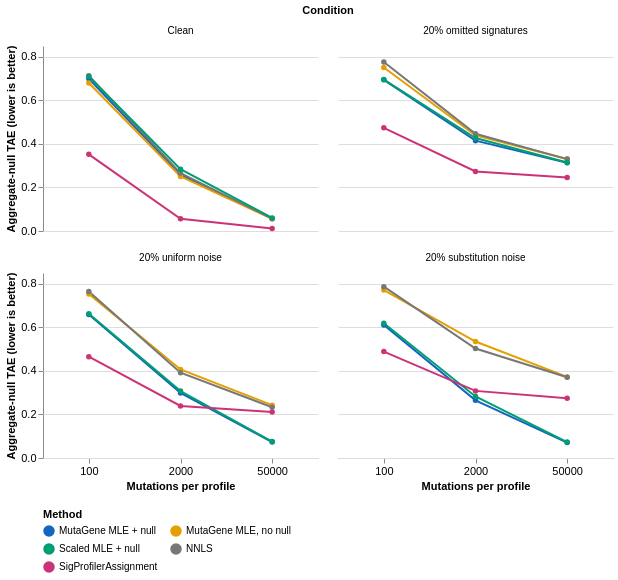

Write a Vega-Lite specification for this figure.
### Vega-Lite specification from a JSON file in a GitHub repository (floating-point values rounded to 4 significant figures)
{"$schema": "https://vega.github.io/schema/vega-lite/v5.json", "data": {"values": [{"condition": "clean", "burden": 100, "method": "mle_null", "replicate": 0.5, "sample_index": 12.0, "null_truth": 0.0, "seconds": 0.1249, "iterations": 29.44, "paper_tae": 0.4586, "known_l1": 1.334, "aggregate_null_tae": 0.6998, "false_positive_weight": 0.1749, "false_negative_weight": 0.6186, "precision": 0.5146, "recall": 0.4035, "f1": 0.4333, "null_weight": 0.06514, "known_weight": 0.9349, "null_absolute_error": 0.06514, "cosine": 0.8969, "residual_l1": 0.5555, "Method": "MutaGene MLE + null", "Condition": "Clean", "Mutations": "100"}, {"condition": "clean", "burden": 100, "method": "mle_no_null", "replicate": 0.5, "sample_index": 12.0, "null_truth": 0.0, "seconds": 0.1053, "iterations": 28.17, "paper_tae": 0.4633, "known_l1": 1.36, "aggregate_null_tae": 0.68, "false_positive_weight": 0.2013, "false_negative_weight": 0.5947, "precision": 0.5098, "recall": 0.4198, "f1": 0.44, "null_weight": 0.0, "known_weight": 1.0, "null_absolute_error": 0.0, "cosine": 0.8956, "residual_l1": 0.5577, "Method": "MutaGene MLE, no null", "Condition": "Clean", "Mutations": "100"}, {"condition": "clean", "burden": 100, "method": "nnls", "replicate": 0.5, "sample_index": 12.0, "null_truth": 0.0, "seconds": 0.000294, "iterations": null, "paper_tae": 0.4891, "known_l1": 1.427, "aggregate_null_tae": 0.7137, "false_positive_weight": 0.2467, "false_negative_weight": 0.594, "precision": 0.4489, "recall": 0.4254, "f1": 0.4188, "null_weight": 0.0, "known_weight": 1.055, "null_absolute_error": 0.0, "cosine": 0.9028, "residual_l1": 0.5492, "Method": "NNLS", "Condition": "Clean", "Mutations": "100"}, {"condition": "clean", "burden": 100, "method": "mle_scaled_null", "replicate": 0.5, "sample_index": 12.0, "null_truth": 0.0, "seconds": 0.04225, "iterations": 9.45, "paper_tae": 0.4571, "known_l1": 1.353, "aggregate_null_tae": 0.7102, "false_positive_weight": 0.1635, "false_negative_weight": 0.6157, "precision": 0.5168, "recall": 0.4041, "f1": 0.4341, "null_weight": 0.06712, "known_weight": 0.9329, "null_absolute_error": 0.06712, "cosine": 0.8977, "residual_l1": 0.5561, "Method": "Scaled MLE + null", "Condition": "Clean", "Mutations": "100"}, {"condition": "out_of_reference_20", "burden": 100, "method": "mle_null", "replicate": 0.5, "sample_index": 12.0, "null_truth": 0.2, "seconds": 0.1322, "iterations": 31.15, "paper_tae": 0.4969, "known_l1": 1.259, "aggregate_null_tae": 0.6945, "false_positive_weight": 0.1834, "false_negative_weight": 0.5288, "precision": 0.4713, "recall": 0.3583, "f1": 0.3867, "null_weight": 0.07477, "known_weight": 0.9252, "null_absolute_error": 0.1304, "cosine": 0.8943, "residual_l1": 0.5651, "Method": "MutaGene MLE + null", "Condition": "20% omitted signatures", "Mutations": "100"}, {"condition": "out_of_reference_20", "burden": 100, "method": "mle_no_null", "replicate": 0.5, "sample_index": 12.0, "null_truth": 0.2, "seconds": 0.1121, "iterations": 29.88, "paper_tae": 0.5091, "known_l1": 1.303, "aggregate_null_tae": 0.7514, "false_positive_weight": 0.22, "false_negative_weight": 0.5158, "precision": 0.4448, "recall": 0.376, "f1": 0.388, "null_weight": 0.0, "known_weight": 1.0, "null_absolute_error": 0.2, "cosine": 0.8927, "residual_l1": 0.5679, "Method": "MutaGene MLE, no null", "Condition": "20% omitted signatures", "Mutations": "100"}, {"condition": "out_of_reference_20", "burden": 100, "method": "nnls", "replicate": 0.5, "sample_index": 12.0, "null_truth": 0.2, "seconds": 0.0003152, "iterations": null, "paper_tae": 0.5284, "known_l1": 1.352, "aggregate_null_tae": 0.7762, "false_positive_weight": 0.2542, "false_negative_weight": 0.5093, "precision": 0.4087, "recall": 0.3773, "f1": 0.373, "null_weight": 0.0, "known_weight": 1.048, "null_absolute_error": 0.2, "cosine": 0.8998, "residual_l1": 0.5562, "Method": "NNLS", "Condition": "20% omitted signatures", "Mutations": "100"}, {"condition": "out_of_reference_20", "burden": 100, "method": "mle_scaled_null", "replicate": 0.5, "sample_index": 12.0, "null_truth": 0.2, "seconds": 0.04455, "iterations": 10.02, "paper_tae": 0.4904, "known_l1": 1.263, "aggregate_null_tae": 0.6956, "false_positive_weight": 0.1678, "false_negative_weight": 0.5319, "precision": 0.4825, "recall": 0.3578, "f1": 0.3899, "null_weight": 0.07583, "known_weight": 0.9242, "null_absolute_error": 0.1284, "cosine": 0.8951, "residual_l1": 0.5654, "Method": "Scaled MLE + null", "Condition": "20% omitted signatures", "Mutations": "100"}, {"condition": "uniform_20", "burden": 100, "method": "mle_null", "replicate": 0.5, "sample_index": 12.0, "null_truth": 0.2, "seconds": 0.1327, "iterations": 31.38, "paper_tae": 0.3917, "known_l1": 1.222, "aggregate_null_tae": 0.6594, "false_positive_weight": 0.1699, "false_negative_weight": 0.5295, "precision": 0.4842, "recall": 0.3524, "f1": 0.39, "null_weight": 0.115, "known_weight": 0.885, "null_absolute_error": 0.09717, "cosine": 0.8866, "residual_l1": 0.5781, "Method": "MutaGene MLE + null", "Condition": "20% uniform noise", "Mutations": "100"}, {"condition": "uniform_20", "burden": 100, "method": "mle_no_null", "replicate": 0.5, "sample_index": 12.0, "null_truth": 0.2, "seconds": 0.1139, "iterations": 30.68, "paper_tae": 0.4199, "known_l1": 1.308, "aggregate_null_tae": 0.754, "false_positive_weight": 0.2385, "false_negative_weight": 0.5055, "precision": 0.4355, "recall": 0.3779, "f1": 0.3865, "null_weight": 0.0, "known_weight": 1.0, "null_absolute_error": 0.2, "cosine": 0.8832, "residual_l1": 0.5842, "Method": "MutaGene MLE, no null", "Condition": "20% uniform noise", "Mutations": "100"}, {"condition": "uniform_20", "burden": 100, "method": "nnls", "replicate": 0.5, "sample_index": 12.0, "null_truth": 0.2, "seconds": 0.0003178, "iterations": null, "paper_tae": 0.4298, "known_l1": 1.331, "aggregate_null_tae": 0.7654, "false_positive_weight": 0.2545, "false_negative_weight": 0.5051, "precision": 0.409, "recall": 0.3708, "f1": 0.3704, "null_weight": 0.0, "known_weight": 1.024, "null_absolute_error": 0.2, "cosine": 0.8902, "residual_l1": 0.5697, "Method": "NNLS", "Condition": "20% uniform noise", "Mutations": "100"}, {"condition": "uniform_20", "burden": 100, "method": "mle_scaled_null", "replicate": 0.5, "sample_index": 12.0, "null_truth": 0.2, "seconds": 0.04336, "iterations": 9.8, "paper_tae": 0.3866, "known_l1": 1.231, "aggregate_null_tae": 0.663, "false_positive_weight": 0.1535, "false_negative_weight": 0.5381, "precision": 0.4888, "recall": 0.3432, "f1": 0.3848, "null_weight": 0.1161, "known_weight": 0.8839, "null_absolute_error": 0.09536, "cosine": 0.8874, "residual_l1": 0.5786, "Method": "Scaled MLE + null", "Condition": "20% uniform noise", "Mutations": "100"}, {"condition": "substitution_noise_20", "burden": 100, "method": "mle_null", "replicate": 0.5, "sample_index": 12.0, "null_truth": 0.2, "seconds": 0.1286, "iterations": 29.73, "paper_tae": 0.3808, "known_l1": 1.159, "aggregate_null_tae": 0.6108, "false_positive_weight": 0.1421, "false_negative_weight": 0.5395, "precision": 0.5144, "recall": 0.3432, "f1": 0.3927, "null_weight": 0.1924, "known_weight": 0.8076, "null_absolute_error": 0.06219, "cosine": 0.8795, "residual_l1": 0.5826, "Method": "MutaGene MLE + null", "Condition": "20% substitution noise", "Mutations": "100"}, {"condition": "substitution_noise_20", "burden": 100, "method": "mle_no_null", "replicate": 0.5, "sample_index": 12.0, "null_truth": 0.2, "seconds": 0.1022, "iterations": 27.18, "paper_tae": 0.4904, "known_l1": 1.344, "aggregate_null_tae": 0.7718, "false_positive_weight": 0.3681, "false_negative_weight": 0.5358, "precision": 0.3511, "recall": 0.3488, "f1": 0.3389, "null_weight": 0.0, "known_weight": 1.0, "null_absolute_error": 0.2, "cosine": 0.8719, "residual_l1": 0.611, "Method": "MutaGene MLE, no null", "Condition": "20% substitution noise", "Mutations": "100"}, {"condition": "substitution_noise_20", "burden": 100, "method": "nnls", "replicate": 0.5, "sample_index": 12.0, "null_truth": 0.2, "seconds": 0.0002875, "iterations": null, "paper_tae": 0.4945, "known_l1": 1.375, "aggregate_null_tae": 0.7873, "false_positive_weight": 0.3742, "false_negative_weight": 0.5254, "precision": 0.3346, "recall": 0.3575, "f1": 0.3315, "null_weight": 0.0, "known_weight": 1.034, "null_absolute_error": 0.2, "cosine": 0.8782, "residual_l1": 0.6008, "Method": "NNLS", "Condition": "20% substitution noise", "Mutations": "100"}, {"condition": "substitution_noise_20", "burden": 100, "method": "mle_scaled_null", "replicate": 0.5, "sample_index": 12.0, "null_truth": 0.2, "seconds": 0.04181, "iterations": 9.162, "paper_tae": 0.3801, "known_l1": 1.178, "aggregate_null_tae": 0.6191, "false_positive_weight": 0.1348, "false_negative_weight": 0.5422, "precision": 0.5023, "recall": 0.3383, "f1": 0.3853, "null_weight": 0.1866, "known_weight": 0.8134, "null_absolute_error": 0.06064, "cosine": 0.8804, "residual_l1": 0.5834, "Method": "Scaled MLE + null", "Condition": "20% substitution noise", "Mutations": "100"}, {"condition": "clean", "burden": 2000, "method": "mle_null", "replicate": 0.5, "sample_index": 12.0, "null_truth": 0.0, "seconds": 0.2372, "iterations": 50.8, "paper_tae": 0.2384, "known_l1": 0.4967, "aggregate_null_tae": 0.259, "false_positive_weight": 0.2059, "false_negative_weight": 0.03076, "precision": 0.2619, "recall": 0.9308, "f1": 0.3921, "null_weight": 0.02127, "known_weight": 0.9787, "null_absolute_error": 0.02127, "cosine": 0.9933, "residual_l1": 0.1218, "Method": "MutaGene MLE + null", "Condition": "Clean", "Mutations": "2000"}, {"condition": "clean", "burden": 2000, "method": "mle_no_null", "replicate": 0.5, "sample_index": 12.0, "null_truth": 0.0, "seconds": 0.2017, "iterations": 49.01, "paper_tae": 0.2405, "known_l1": 0.5012, "aggregate_null_tae": 0.2506, "false_positive_weight": 0.2186, "false_negative_weight": 0.0299, "precision": 0.2499, "recall": 0.9336, "f1": 0.38, "null_weight": 0.0, "known_weight": 1.0, "null_absolute_error": 0.0, "cosine": 0.9932, "residual_l1": 0.1227, "Method": "MutaGene MLE, no null", "Condition": "Clean", "Mutations": "2000"}, {"condition": "clean", "burden": 2000, "method": "nnls", "replicate": 0.5, "sample_index": 12.0, "null_truth": 0.0, "seconds": 0.0004427, "iterations": null, "paper_tae": 0.2566, "known_l1": 0.5318, "aggregate_null_tae": 0.2659, "false_positive_weight": 0.2385, "false_negative_weight": 0.03673, "precision": 0.2446, "recall": 0.9258, "f1": 0.3748, "null_weight": 0.0, "known_weight": 1.007, "null_absolute_error": 0.0, "cosine": 0.9937, "residual_l1": 0.1199, "Method": "NNLS", "Condition": "Clean", "Mutations": "2000"}, {"condition": "clean", "burden": 2000, "method": "mle_scaled_null", "replicate": 0.5, "sample_index": 12.0, "null_truth": 0.0, "seconds": 0.03039, "iterations": 6.25, "paper_tae": 0.2611, "known_l1": 0.5447, "aggregate_null_tae": 0.2839, "false_positive_weight": 0.2277, "false_negative_weight": 0.03781, "precision": 0.2452, "recall": 0.9246, "f1": 0.3735, "null_weight": 0.02296, "known_weight": 0.977, "null_absolute_error": 0.02296, "cosine": 0.9935, "residual_l1": 0.1214, "Method": "Scaled MLE + null", "Condition": "Clean", "Mutations": "2000"}, {"condition": "out_of_reference_20", "burden": 2000, "method": "mle_null", "replicate": 0.5, "sample_index": 12.0, "null_truth": 0.2, "seconds": 0.2477, "iterations": 53.42, "paper_tae": 0.423, "known_l1": 0.6633, "aggregate_null_tae": 0.4151, "false_positive_weight": 0.3761, "false_negative_weight": 0.05617, "precision": 0.189, "recall": 0.8988, "f1": 0.3067, "null_weight": 0.03325, "known_weight": 0.9667, "null_absolute_error": 0.1669, "cosine": 0.988, "residual_l1": 0.145, "Method": "MutaGene MLE + null", "Condition": "20% omitted signatures", "Mutations": "2000"}, {"condition": "out_of_reference_20", "burden": 2000, "method": "mle_no_null", "replicate": 0.5, "sample_index": 12.0, "null_truth": 0.2, "seconds": 0.2185, "iterations": 53.06, "paper_tae": 0.4309, "known_l1": 0.6793, "aggregate_null_tae": 0.4397, "false_positive_weight": 0.3999, "false_negative_weight": 0.05588, "precision": 0.185, "recall": 0.9001, "f1": 0.3013, "null_weight": 0.0, "known_weight": 1.0, "null_absolute_error": 0.2, "cosine": 0.9878, "residual_l1": 0.1466, "Method": "MutaGene MLE, no null", "Condition": "20% omitted signatures", "Mutations": "2000"}, {"condition": "out_of_reference_20", "burden": 2000, "method": "nnls", "replicate": 0.5, "sample_index": 12.0, "null_truth": 0.2, "seconds": 0.0004578, "iterations": null, "paper_tae": 0.4392, "known_l1": 0.6938, "aggregate_null_tae": 0.4469, "false_positive_weight": 0.4114, "false_negative_weight": 0.05787, "precision": 0.1883, "recall": 0.8987, "f1": 0.3054, "null_weight": 0.0, "known_weight": 1.008, "null_absolute_error": 0.2, "cosine": 0.9887, "residual_l1": 0.1445, "Method": "NNLS", "Condition": "20% omitted signatures", "Mutations": "2000"}, {"condition": "out_of_reference_20", "burden": 2000, "method": "mle_scaled_null", "replicate": 0.5, "sample_index": 12.0, "null_truth": 0.2, "seconds": 0.0338, "iterations": 7.265, "paper_tae": 0.4341, "known_l1": 0.6893, "aggregate_null_tae": 0.4273, "false_positive_weight": 0.3858, "false_negative_weight": 0.05376, "precision": 0.1855, "recall": 0.9015, "f1": 0.302, "null_weight": 0.0348, "known_weight": 0.9652, "null_absolute_error": 0.1652, "cosine": 0.9883, "residual_l1": 0.1455, "Method": "Scaled MLE + null", "Condition": "20% omitted signatures", "Mutations": "2000"}, {"condition": "uniform_20", "burden": 2000, "method": "mle_null", "replicate": 0.5, "sample_index": 12.0, "null_truth": 0.2, "seconds": 0.244, "iterations": 50.63, "paper_tae": 0.2508, "known_l1": 0.5227, "aggregate_null_tae": 0.2988, "false_positive_weight": 0.2645, "false_negative_weight": 0.03842, "precision": 0.219, "recall": 0.9136, "f1": 0.3458, "null_weight": 0.1269, "known_weight": 0.8731, "null_absolute_error": 0.07495, "cosine": 0.9925, "residual_l1": 0.1218, "Method": "MutaGene MLE + null", "Condition": "20% uniform noise", "Mutations": "2000"}, {"condition": "uniform_20", "burden": 2000, "method": "mle_no_null", "replicate": 0.5, "sample_index": 12.0, "null_truth": 0.2, "seconds": 0.2629, "iterations": 62.0, "paper_tae": 0.2959, "known_l1": 0.6136, "aggregate_null_tae": 0.4068, "false_positive_weight": 0.3717, "false_negative_weight": 0.02554, "precision": 0.1914, "recall": 0.93, "f1": 0.3125, "null_weight": 0.0, "known_weight": 1.0, "null_absolute_error": 0.2, "cosine": 0.9911, "residual_l1": 0.1356, "Method": "MutaGene MLE, no null", "Condition": "20% uniform noise", "Mutations": "2000"}, {"condition": "uniform_20", "burden": 2000, "method": "nnls", "replicate": 0.5, "sample_index": 12.0, "null_truth": 0.2, "seconds": 0.0004796, "iterations": null, "paper_tae": 0.2812, "known_l1": 0.5843, "aggregate_null_tae": 0.3921, "false_positive_weight": 0.347, "false_negative_weight": 0.03425, "precision": 0.1899, "recall": 0.923, "f1": 0.3101, "null_weight": 0.0, "known_weight": 0.9846, "null_absolute_error": 0.2, "cosine": 0.9918, "residual_l1": 0.1303, "Method": "NNLS", "Condition": "20% uniform noise", "Mutations": "2000"}, {"condition": "uniform_20", "burden": 2000, "method": "mle_scaled_null", "replicate": 0.5, "sample_index": 12.0, "null_truth": 0.2, "seconds": 0.03469, "iterations": 7.29, "paper_tae": 0.2576, "known_l1": 0.5388, "aggregate_null_tae": 0.3076, "false_positive_weight": 0.2719, "false_negative_weight": 0.03779, "precision": 0.2125, "recall": 0.9174, "f1": 0.3385, "null_weight": 0.1247, "known_weight": 0.8753, "null_absolute_error": 0.07637, "cosine": 0.9927, "residual_l1": 0.1213, "Method": "Scaled MLE + null", "Condition": "20% uniform noise", "Mutations": "2000"}, {"condition": "substitution_noise_20", "burden": 2000, "method": "mle_null", "replicate": 0.5, "sample_index": 12.0, "null_truth": 0.2, "seconds": 0.244, "iterations": 51.88, "paper_tae": 0.2332, "known_l1": 0.4866, "aggregate_null_tae": 0.2648, "false_positive_weight": 0.2299, "false_negative_weight": 0.03621, "precision": 0.2372, "recall": 0.9235, "f1": 0.3693, "null_weight": 0.1617, "known_weight": 0.8383, "null_absolute_error": 0.04312, "cosine": 0.9919, "residual_l1": 0.1259, "Method": "MutaGene MLE + null", "Condition": "20% substitution noise", "Mutations": "2000"}, {"condition": "substitution_noise_20", "burden": 2000, "method": "mle_no_null", "replicate": 0.5, "sample_index": 12.0, "null_truth": 0.2, "seconds": 0.2265, "iterations": 55.97, "paper_tae": 0.426, "known_l1": 0.8701, "aggregate_null_tae": 0.535, "false_positive_weight": 0.5063, "false_negative_weight": 0.0826, "precision": 0.2365, "recall": 0.8645, "f1": 0.3574, "null_weight": 0.0, "known_weight": 1.0, "null_absolute_error": 0.2, "cosine": 0.987, "residual_l1": 0.1574, "Method": "MutaGene MLE, no null", "Condition": "20% substitution noise", "Mutations": "2000"}, {"condition": "substitution_noise_20", "burden": 2000, "method": "nnls", "replicate": 0.5, "sample_index": 12.0, "null_truth": 0.2, "seconds": 0.0004102, "iterations": null, "paper_tae": 0.3944, "known_l1": 0.806, "aggregate_null_tae": 0.503, "false_positive_weight": 0.4684, "false_negative_weight": 0.07484, "precision": 0.2335, "recall": 0.8794, "f1": 0.3573, "null_weight": 0.0, "known_weight": 0.9886, "null_absolute_error": 0.2, "cosine": 0.988, "residual_l1": 0.1512, "Method": "NNLS", "Condition": "20% substitution noise", "Mutations": "2000"}, {"condition": "substitution_noise_20", "burden": 2000, "method": "mle_scaled_null", "replicate": 0.5, "sample_index": 12.0, "null_truth": 0.2, "seconds": 0.0298, "iterations": 6.228, "paper_tae": 0.248, "known_l1": 0.5194, "aggregate_null_tae": 0.2827, "false_positive_weight": 0.2447, "false_negative_weight": 0.03857, "precision": 0.2297, "recall": 0.9182, "f1": 0.3595, "null_weight": 0.1586, "known_weight": 0.8414, "null_absolute_error": 0.0459, "cosine": 0.9921, "residual_l1": 0.1255, "Method": "Scaled MLE + null", "Condition": "20% substitution noise", "Mutations": "2000"}, {"condition": "clean", "burden": 50000, "method": "mle_null", "replicate": 0.5, "sample_index": 12.0, "null_truth": 0.0, "seconds": 0.4052, "iterations": 88.67, "paper_tae": 0.05566, "known_l1": 0.1115, "aggregate_null_tae": 0.05802, "false_positive_weight": 0.05087, "false_negative_weight": 0.001054, "precision": 0.188, "recall": 0.9928, "f1": 0.3104, "null_weight": 0.004488, "known_weight": 0.9955, "null_absolute_error": 0.004488, "cosine": 0.9997, "residual_l1": 0.024, "Method": "MutaGene MLE + null", "Condition": "Clean", "Mutations": "50000"}, {"condition": "clean", "burden": 50000, "method": "mle_no_null", "replicate": 0.5, "sample_index": 12.0, "null_truth": 0.0, "seconds": 0.3157, "iterations": 78.37, "paper_tae": 0.05587, "known_l1": 0.112, "aggregate_null_tae": 0.05599, "false_positive_weight": 0.05325, "false_negative_weight": 0.001163, "precision": 0.1806, "recall": 0.9922, "f1": 0.3002, "null_weight": 0.0, "known_weight": 1.0, "null_absolute_error": 0.0, "cosine": 0.9997, "residual_l1": 0.02414, "Method": "MutaGene MLE, no null", "Condition": "Clean", "Mutations": "50000"}, {"condition": "clean", "burden": 50000, "method": "nnls", "replicate": 0.5, "sample_index": 12.0, "null_truth": 0.0, "seconds": 0.0005269, "iterations": null, "paper_tae": 0.05665, "known_l1": 0.1135, "aggregate_null_tae": 0.05677, "false_positive_weight": 0.05449, "false_negative_weight": 0.001163, "precision": 0.1823, "recall": 0.9922, "f1": 0.3023, "null_weight": 0.0, "known_weight": 1.001, "null_absolute_error": 0.0, "cosine": 0.9997, "residual_l1": 0.02393, "Method": "NNLS", "Condition": "Clean", "Mutations": "50000"}, {"condition": "clean", "burden": 50000, "method": "mle_scaled_null", "replicate": 0.5, "sample_index": 12.0, "null_truth": 0.0, "seconds": 0.01858, "iterations": 3.362, "paper_tae": 0.05744, "known_l1": 0.1152, "aggregate_null_tae": 0.06008, "false_positive_weight": 0.0525, "false_negative_weight": 0.0008041, "precision": 0.1739, "recall": 0.9951, "f1": 0.2912, "null_weight": 0.004924, "known_weight": 0.9951, "null_absolute_error": 0.004924, "cosine": 0.9997, "residual_l1": 0.02415, "Method": "Scaled MLE + null", "Condition": "Clean", "Mutations": "50000"}, {"condition": "out_of_reference_20", "burden": 50000, "method": "mle_null", "replicate": 0.5, "sample_index": 12.0, "null_truth": 0.2, "seconds": 0.3325, "iterations": 75.76, "paper_tae": 0.3254, "known_l1": 0.4509, "aggregate_null_tae": 0.3132, "false_positive_weight": 0.2951, "false_negative_weight": 0.0115, "precision": 0.1574, "recall": 0.9658, "f1": 0.2664, "null_weight": 0.02455, "known_weight": 0.9754, "null_absolute_error": 0.1754, "cosine": 0.9945, "residual_l1": 0.07733, "Method": "MutaGene MLE + null", "Condition": "20% omitted signatures", "Mutations": "50000"}, {"condition": "out_of_reference_20", "burden": 50000, "method": "mle_no_null", "replicate": 0.5, "sample_index": 12.0, "null_truth": 0.2, "seconds": 0.2496, "iterations": 64.41, "paper_tae": 0.3307, "known_l1": 0.4615, "aggregate_null_tae": 0.3308, "false_positive_weight": 0.3107, "false_negative_weight": 0.01217, "precision": 0.1527, "recall": 0.9654, "f1": 0.2595, "null_weight": 0.0, "known_weight": 0.9993, "null_absolute_error": 0.2, "cosine": 0.9944, "residual_l1": 0.07761, "Method": "MutaGene MLE, no null", "Condition": "20% omitted signatures", "Mutations": "50000"}, {"condition": "out_of_reference_20", "burden": 50000, "method": "nnls", "replicate": 0.5, "sample_index": 12.0, "null_truth": 0.2, "seconds": 0.0004826, "iterations": null, "paper_tae": 0.3304, "known_l1": 0.4608, "aggregate_null_tae": 0.3304, "false_positive_weight": 0.3121, "false_negative_weight": 0.01217, "precision": 0.1532, "recall": 0.9654, "f1": 0.2602, "null_weight": 0.0, "known_weight": 1.004, "null_absolute_error": 0.2, "cosine": 0.9944, "residual_l1": 0.07704, "Method": "NNLS", "Condition": "20% omitted signatures", "Mutations": "50000"}, {"condition": "out_of_reference_20", "burden": 50000, "method": "mle_scaled_null", "replicate": 0.5, "sample_index": 12.0, "null_truth": 0.2, "seconds": 0.0281, "iterations": 6.13, "paper_tae": 0.328, "known_l1": 0.4562, "aggregate_null_tae": 0.3144, "false_positive_weight": 0.297, "false_negative_weight": 0.008667, "precision": 0.1355, "recall": 0.9708, "f1": 0.2342, "null_weight": 0.02752, "known_weight": 0.9725, "null_absolute_error": 0.1725, "cosine": 0.9942, "residual_l1": 0.0761, "Method": "Scaled MLE + null", "Condition": "20% omitted signatures", "Mutations": "50000"}, {"condition": "uniform_20", "burden": 50000, "method": "mle_null", "replicate": 0.5, "sample_index": 12.0, "null_truth": 0.2, "seconds": 0.5042, "iterations": 108.3, "paper_tae": 0.05798, "known_l1": 0.1162, "aggregate_null_tae": 0.0733, "false_positive_weight": 0.06821, "false_negative_weight": 0.0006755, "precision": 0.1646, "recall": 0.9932, "f1": 0.2786, "null_weight": 0.1704, "known_weight": 0.8296, "null_absolute_error": 0.0304, "cosine": 0.9997, "residual_l1": 0.02381, "Method": "MutaGene MLE + null", "Condition": "20% uniform noise", "Mutations": "50000"}, {"condition": "uniform_20", "burden": 50000, "method": "mle_no_null", "replicate": 0.5, "sample_index": 12.0, "null_truth": 0.2, "seconds": 0.1441, "iterations": 35.95, "paper_tae": 0.1428, "known_l1": 0.286, "aggregate_null_tae": 0.243, "false_positive_weight": 0.2297, "false_negative_weight": 0.000512, "precision": 0.1379, "recall": 0.993, "f1": 0.2393, "null_weight": 0.0, "known_weight": 0.9899, "null_absolute_error": 0.2, "cosine": 0.9987, "residual_l1": 0.05379, "Method": "MutaGene MLE, no null", "Condition": "20% uniform noise", "Mutations": "50000"}, {"condition": "uniform_20", "burden": 50000, "method": "nnls", "replicate": 0.5, "sample_index": 12.0, "null_truth": 0.2, "seconds": 0.0005509, "iterations": null, "paper_tae": 0.1331, "known_l1": 0.2662, "aggregate_null_tae": 0.2331, "false_positive_weight": 0.2169, "false_negative_weight": 0.000508, "precision": 0.139, "recall": 0.9935, "f1": 0.241, "null_weight": 0.0, "known_weight": 0.9828, "null_absolute_error": 0.2, "cosine": 0.9988, "residual_l1": 0.05157, "Method": "NNLS", "Condition": "20% uniform noise", "Mutations": "50000"}, {"condition": "uniform_20", "burden": 50000, "method": "mle_scaled_null", "replicate": 0.5, "sample_index": 12.0, "null_truth": 0.2, "seconds": 0.01886, "iterations": 3.625, "paper_tae": 0.05908, "known_l1": 0.1185, "aggregate_null_tae": 0.07552, "false_positive_weight": 0.07022, "false_negative_weight": 0.0008034, "precision": 0.157, "recall": 0.9931, "f1": 0.2677, "null_weight": 0.1682, "known_weight": 0.8318, "null_absolute_error": 0.03258, "cosine": 0.9997, "residual_l1": 0.0238, "Method": "Scaled MLE + null", "Condition": "20% uniform noise", "Mutations": "50000"}, {"condition": "substitution_noise_20", "burden": 50000, "method": "mle_null", "replicate": 0.5, "sample_index": 12.0, "null_truth": 0.2, "seconds": 0.5032, "iterations": 108.9, "paper_tae": 0.0571, "known_l1": 0.1144, "aggregate_null_tae": 0.0709, "false_positive_weight": 0.0659, "false_negative_weight": 0.0004273, "precision": 0.1667, "recall": 0.9933, "f1": 0.2815, "null_weight": 0.1731, "known_weight": 0.8269, "null_absolute_error": 0.02737, "cosine": 0.9997, "residual_l1": 0.02403, "Method": "MutaGene MLE + null", "Condition": "20% substitution noise", "Mutations": "50000"}, {"condition": "substitution_noise_20", "burden": 50000, "method": "mle_no_null", "replicate": 0.5, "sample_index": 12.0, "null_truth": 0.2, "seconds": 0.1092, "iterations": 29.38, "paper_tae": 0.2725, "known_l1": 0.5451, "aggregate_null_tae": 0.3725, "false_positive_weight": 0.3629, "false_negative_weight": 0.01116, "precision": 0.1681, "recall": 0.9634, "f1": 0.2791, "null_weight": 0.0, "known_weight": 0.9907, "null_absolute_error": 0.2, "cosine": 0.9956, "residual_l1": 0.07464, "Method": "MutaGene MLE, no null", "Condition": "20% substitution noise", "Mutations": "50000"}, {"condition": "substitution_noise_20", "burden": 50000, "method": "nnls", "replicate": 0.5, "sample_index": 12.0, "null_truth": 0.2, "seconds": 0.0004578, "iterations": null, "paper_tae": 0.2711, "known_l1": 0.5422, "aggregate_null_tae": 0.3711, "false_positive_weight": 0.3587, "false_negative_weight": 0.01116, "precision": 0.1686, "recall": 0.9634, "f1": 0.28, "null_weight": 0.0, "known_weight": 0.9835, "null_absolute_error": 0.2, "cosine": 0.9957, "residual_l1": 0.07243, "Method": "NNLS", "Condition": "20% substitution noise", "Mutations": "50000"}, {"condition": "substitution_noise_20", "burden": 50000, "method": "mle_scaled_null", "replicate": 0.5, "sample_index": 12.0, "null_truth": 0.2, "seconds": 0.01818, "iterations": 3.585, "paper_tae": 0.05886, "known_l1": 0.1181, "aggregate_null_tae": 0.073, "false_positive_weight": 0.06794, "false_negative_weight": 0.0003377, "precision": 0.156, "recall": 0.9941, "f1": 0.2665, "null_weight": 0.1725, "known_weight": 0.8275, "null_absolute_error": 0.02792, "cosine": 0.9997, "residual_l1": 0.02414, "Method": "Scaled MLE + null", "Condition": "20% substitution noise", "Mutations": "50000"}, {"condition": "clean", "burden": 100, "method": "sigprofilerassignment", "replicate": 0.5, "sample_index": 12.0, "null_truth": 0.0, "seconds": 0.03336, "iterations": null, "paper_tae": 0.3468, "known_l1": 0.7044, "aggregate_null_tae": 0.3522, "false_positive_weight": 0.2055, "false_negative_weight": 0.2617, "precision": 0.6983, "recall": 0.7133, "f1": 0.6849, "null_weight": 0.0, "known_weight": 1.0, "null_absolute_error": 0.0, "cosine": 0.8638, "residual_l1": 0.6417, "Method": "SigProfilerAssignment", "Condition": "Clean", "Mutations": "100"}, {"condition": "out_of_reference_20", "burden": 100, "method": "sigprofilerassignment", "replicate": 0.5, "sample_index": 12.0, "null_truth": 0.2, "seconds": 0.03336, "iterations": null, "paper_tae": 0.4638, "known_l1": 0.7482, "aggregate_null_tae": 0.4741, "false_positive_weight": 0.272, "false_negative_weight": 0.2417, "precision": 0.6269, "recall": 0.6809, "f1": 0.6309, "null_weight": 0.0, "known_weight": 1.0, "null_absolute_error": 0.2, "cosine": 0.8548, "residual_l1": 0.6672, "Method": "SigProfilerAssignment", "Condition": "20% omitted signatures", "Mutations": "100"}, {"condition": "uniform_20", "burden": 100, "method": "sigprofilerassignment", "replicate": 0.5, "sample_index": 12.0, "null_truth": 0.2, "seconds": 0.03336, "iterations": null, "paper_tae": 0.3605, "known_l1": 0.7308, "aggregate_null_tae": 0.4654, "false_positive_weight": 0.2441, "false_negative_weight": 0.2404, "precision": 0.6635, "recall": 0.6731, "f1": 0.6468, "null_weight": 0.0, "known_weight": 1.0, "null_absolute_error": 0.2, "cosine": 0.8435, "residual_l1": 0.6795, "Method": "SigProfilerAssignment", "Condition": "20% uniform noise", "Mutations": "100"}, {"condition": "substitution_noise_20", "burden": 100, "method": "sigprofilerassignment", "replicate": 0.5, "sample_index": 12.0, "null_truth": 0.2, "seconds": 0.03336, "iterations": null, "paper_tae": 0.3851, "known_l1": 0.7782, "aggregate_null_tae": 0.4891, "false_positive_weight": 0.3207, "false_negative_weight": 0.2518, "precision": 0.6298, "recall": 0.6573, "f1": 0.6241, "null_weight": 0.0, "known_weight": 1.0, "null_absolute_error": 0.2, "cosine": 0.8338, "residual_l1": 0.6985, "Method": "SigProfilerAssignment", "Condition": "20% substitution noise", "Mutations": "100"}, {"condition": "clean", "burden": 2000, "method": "sigprofilerassignment", "replicate": 0.5, "sample_index": 12.0, "null_truth": 0.0, "seconds": 0.03336, "iterations": null, "paper_tae": 0.05624, "known_l1": 0.1125, "aggregate_null_tae": 0.05625, "false_positive_weight": 0.002563, "false_negative_weight": 0.02788, "precision": 0.986, "recall": 0.913, "f1": 0.9403, "null_weight": 0.0, "known_weight": 1.0, "null_absolute_error": 0.0, "cosine": 0.9893, "residual_l1": 0.1544, "Method": "SigProfilerAssignment", "Condition": "Clean", "Mutations": "2000"}, {"condition": "out_of_reference_20", "burden": 2000, "method": "sigprofilerassignment", "replicate": 0.5, "sample_index": 12.0, "null_truth": 0.2, "seconds": 0.03336, "iterations": null, "paper_tae": 0.2733, "known_l1": 0.3467, "aggregate_null_tae": 0.2733, "false_positive_weight": 0.07379, "false_negative_weight": 0.05821, "precision": 0.8233, "recall": 0.8438, "f1": 0.8184, "null_weight": 0.0, "known_weight": 1.0, "null_absolute_error": 0.2, "cosine": 0.9744, "residual_l1": 0.2184, "Method": "SigProfilerAssignment", "Condition": "20% omitted signatures", "Mutations": "2000"}, {"condition": "uniform_20", "burden": 2000, "method": "sigprofilerassignment", "replicate": 0.5, "sample_index": 12.0, "null_truth": 0.2, "seconds": 0.03336, "iterations": null, "paper_tae": 0.139, "known_l1": 0.278, "aggregate_null_tae": 0.239, "false_positive_weight": 0.01411, "false_negative_weight": 0.03244, "precision": 0.9653, "recall": 0.8896, "f1": 0.916, "null_weight": 0.0, "known_weight": 1.0, "null_absolute_error": 0.2, "cosine": 0.9834, "residual_l1": 0.1966, "Method": "SigProfilerAssignment", "Condition": "20% uniform noise", "Mutations": "2000"}, {"condition": "substitution_noise_20", "burden": 2000, "method": "sigprofilerassignment", "replicate": 0.5, "sample_index": 12.0, "null_truth": 0.2, "seconds": 0.03336, "iterations": null, "paper_tae": 0.2083, "known_l1": 0.4167, "aggregate_null_tae": 0.3083, "false_positive_weight": 0.2201, "false_negative_weight": 0.0775, "precision": 0.7646, "recall": 0.8254, "f1": 0.7791, "null_weight": 0.0, "known_weight": 1.0, "null_absolute_error": 0.2, "cosine": 0.9801, "residual_l1": 0.2012, "Method": "SigProfilerAssignment", "Condition": "20% substitution noise", "Mutations": "2000"}, {"condition": "clean", "burden": 50000, "method": "sigprofilerassignment", "replicate": 0.5, "sample_index": 12.0, "null_truth": 0.0, "seconds": 0.03336, "iterations": null, "paper_tae": 0.01154, "known_l1": 0.02308, "aggregate_null_tae": 0.01154, "false_positive_weight": 3.805e-05, "false_negative_weight": 0.004205, "precision": 0.99, "recall": 0.9793, "f1": 0.9824, "null_weight": 0.0, "known_weight": 1.0, "null_absolute_error": 0.0, "cosine": 0.9995, "residual_l1": 0.03105, "Method": "SigProfilerAssignment", "Condition": "Clean", "Mutations": "50000"}, {"condition": "out_of_reference_20", "burden": 50000, "method": "sigprofilerassignment", "replicate": 0.5, "sample_index": 12.0, "null_truth": 0.2, "seconds": 0.03336, "iterations": null, "paper_tae": 0.2459, "known_l1": 0.2918, "aggregate_null_tae": 0.2459, "false_positive_weight": 0.07128, "false_negative_weight": 0.03425, "precision": 0.8185, "recall": 0.8904, "f1": 0.8379, "null_weight": 0.0, "known_weight": 1.0, "null_absolute_error": 0.2, "cosine": 0.9848, "residual_l1": 0.1446, "Method": "SigProfilerAssignment", "Condition": "20% omitted signatures", "Mutations": "50000"}, {"condition": "uniform_20", "burden": 50000, "method": "sigprofilerassignment", "replicate": 0.5, "sample_index": 12.0, "null_truth": 0.2, "seconds": 0.03336, "iterations": null, "paper_tae": 0.1113, "known_l1": 0.2225, "aggregate_null_tae": 0.2113, "false_positive_weight": 0.001874, "false_negative_weight": 0.009521, "precision": 0.9741, "recall": 0.9496, "f1": 0.9556, "null_weight": 0.0, "known_weight": 1.0, "null_absolute_error": 0.2, "cosine": 0.9956, "residual_l1": 0.1225, "Method": "SigProfilerAssignment", "Condition": "20% uniform noise", "Mutations": "50000"}, {"condition": "substitution_noise_20", "burden": 50000, "method": "sigprofilerassignment", "replicate": 0.5, "sample_index": 12.0, "null_truth": 0.2, "seconds": 0.03336, "iterations": null, "paper_tae": 0.1742, "known_l1": 0.3485, "aggregate_null_tae": 0.2742, "false_positive_weight": 0.2353, "false_negative_weight": 0.0471, "precision": 0.7651, "recall": 0.8947, "f1": 0.816, "null_weight": 0.0, "known_weight": 1.0, "null_absolute_error": 0.2, "cosine": 0.9937, "residual_l1": 0.0997, "Method": "SigProfilerAssignment", "Condition": "20% substitution noise", "Mutations": "50000"}]}, "facet": {"field": "Condition", "type": "nominal", "sort": ["Clean", "20% omitted signatures", "20% uniform noise", "20% substitution noise"]}, "columns": 2, "spec": {"width": 275, "height": 185, "mark": {"type": "line", "point": true}, "encoding": {"x": {"field": "Mutations", "type": "ordinal", "sort": ["100", "2000", "50000"], "axis": {"labelAngle": 0}, "title": "Mutations per profile"}, "y": {"field": "aggregate_null_tae", "type": "quantitative", "title": "Aggregate-null TAE (lower is better)", "scale": {"domain": [0, 0.85]}}, "color": {"field": "Method", "type": "nominal", "sort": ["MutaGene MLE + null", "MutaGene MLE, no null", "Scaled MLE + null", "NNLS", "SigProfilerAssignment"], "scale": {"range": ["#1565c0", "#e69f00", "#009e73", "#777777", "#cc3377"]}}, "tooltip": [{"field": "Method"}, {"field": "Condition"}, {"field": "burden"}, {"field": "aggregate_null_tae", "format": ".4f"}, {"field": "null_weight", "format": ".4f"}, {"field": "f1", "format": ".4f"}]}}, "config": {"font": "Arial", "axis": {"labelFontSize": 11, "titleFontSize": 11}, "legend": {"orient": "bottom", "columns": 2, "labelLimit": 250}, "view": {"stroke": null}}}
